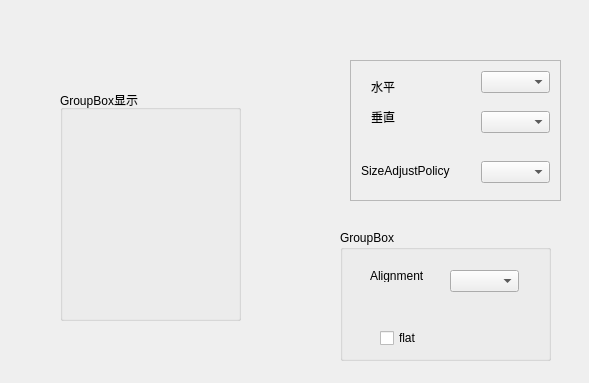
<?xml version="1.0" encoding="UTF-8"?>
<ui version="4.0">
 <class>ContainerFrame</class>
 <widget class="QWidget" name="ContainerFrame">
  <property name="geometry">
   <rect>
    <x>0</x>
    <y>0</y>
    <width>589</width>
    <height>383</height>
   </rect>
  </property>
  <property name="windowTitle">
   <string>ContainerFrame</string>
  </property>
  <widget class="QGroupBox" name="groupBox_group">
   <property name="geometry">
    <rect>
     <x>340</x>
     <y>230</y>
     <width>211</width>
     <height>131</height>
    </rect>
   </property>
   <property name="title">
    <string>GroupBox</string>
   </property>
   <widget class="QLabel" name="label_4">
    <property name="geometry">
     <rect>
      <x>30</x>
      <y>40</y>
      <width>54</width>
      <height>12</height>
     </rect>
    </property>
    <property name="text">
     <string>Alignment</string>
    </property>
   </widget>
   <widget class="QComboBox" name="comboBox_aligment">
    <property name="geometry">
     <rect>
      <x>110</x>
      <y>40</y>
      <width>69</width>
      <height>22</height>
     </rect>
    </property>
   </widget>
   <widget class="QCheckBox" name="checkBox_flat">
    <property name="geometry">
     <rect>
      <x>40</x>
      <y>100</y>
      <width>71</width>
      <height>16</height>
     </rect>
    </property>
    <property name="text">
     <string>flat</string>
    </property>
   </widget>
  </widget>
  <widget class="QScrollArea" name="scrollArea">
   <property name="geometry">
    <rect>
     <x>350</x>
     <y>60</y>
     <width>211</width>
     <height>141</height>
    </rect>
   </property>
   <property name="widgetResizable">
    <bool>true</bool>
   </property>
   <widget class="QWidget" name="scrollAreaWidgetContents">
    <property name="geometry">
     <rect>
      <x>0</x>
      <y>0</y>
      <width>209</width>
      <height>139</height>
     </rect>
    </property>
    <widget class="QComboBox" name="combo_h">
     <property name="geometry">
      <rect>
       <x>130</x>
       <y>10</y>
       <width>69</width>
       <height>22</height>
      </rect>
     </property>
    </widget>
    <widget class="QComboBox" name="combo_v">
     <property name="geometry">
      <rect>
       <x>130</x>
       <y>50</y>
       <width>69</width>
       <height>22</height>
      </rect>
     </property>
    </widget>
    <widget class="QComboBox" name="combo_size">
     <property name="geometry">
      <rect>
       <x>130</x>
       <y>100</y>
       <width>69</width>
       <height>22</height>
      </rect>
     </property>
    </widget>
    <widget class="QLabel" name="label">
     <property name="geometry">
      <rect>
       <x>20</x>
       <y>20</y>
       <width>54</width>
       <height>12</height>
      </rect>
     </property>
     <property name="text">
      <string>水平</string>
     </property>
    </widget>
    <widget class="QLabel" name="label_2">
     <property name="geometry">
      <rect>
       <x>20</x>
       <y>50</y>
       <width>54</width>
       <height>12</height>
      </rect>
     </property>
     <property name="text">
      <string>垂直</string>
     </property>
    </widget>
    <widget class="QLabel" name="label_3">
     <property name="geometry">
      <rect>
       <x>10</x>
       <y>100</y>
       <width>101</width>
       <height>20</height>
      </rect>
     </property>
     <property name="text">
      <string>SizeAdjustPolicy</string>
     </property>
    </widget>
   </widget>
  </widget>
  <widget class="QGroupBox" name="groupBox_display">
   <property name="geometry">
    <rect>
     <x>60</x>
     <y>90</y>
     <width>181</width>
     <height>231</height>
    </rect>
   </property>
   <property name="title">
    <string>GroupBox显示</string>
   </property>
  </widget>
 </widget>
 <layoutdefault spacing="6" margin="11"/>
 <resources/>
 <connections/>
</ui>
